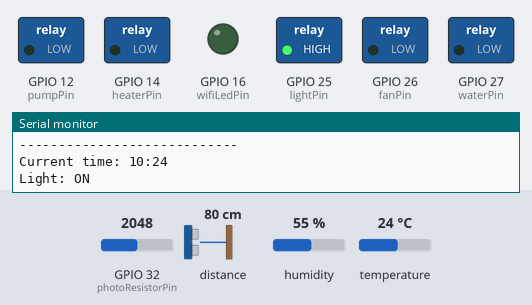
Simulated run of this program. Board: ESP32. Shown: switched loads named in the program (green lamp = pin HIGH), output pins drawn as LEDs (lit = HIGH), the last lines printed to the serial monitor. Wiring (from diagram.json): ultrasonic range finder: trigger GPIO 4; echo GPIO 0. Inputs (shaded band) come from the test bench; at power-on: humidity 55 %, distance to the obstacle 80 cm, GPIO 32 (photoResistorPin) = 2048, temperature 24 °C. The echo pulse lasts 58.3 µs per cm; WiFi joins after 1.5 s; servers stay silent unless stated; the local clock reads 2024-03-15 10:24:30 at power-on unless the program sets it; random numbers use the default seed unless the program sets one; no MQTT or app messages arrive unless stated; pins used as bus, display or sensor lines are not drawn.

Above: at 7.7 s.
7.8 s: humidity set to 42 %
11.9 s: humidity set to 39 %
At 13.3 s:
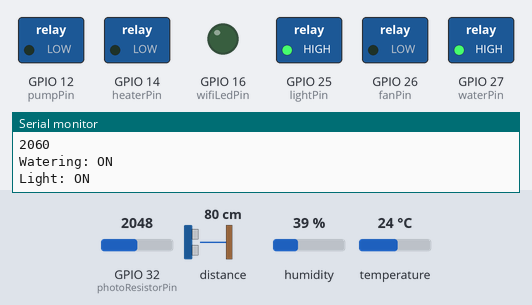
14.2 s: distance to the obstacle set to 134 cm
16.0 s: distance to the obstacle set to 140 cm
At 18.0 s:
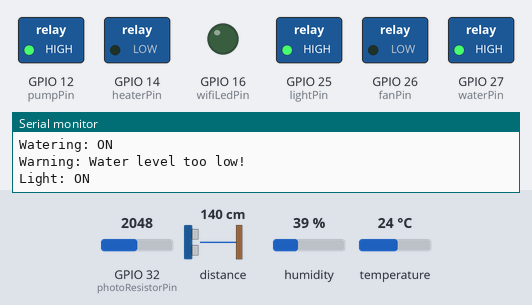
18.4 s: GPIO 32 (photoResistorPin) set to 475
At 21.8 s:
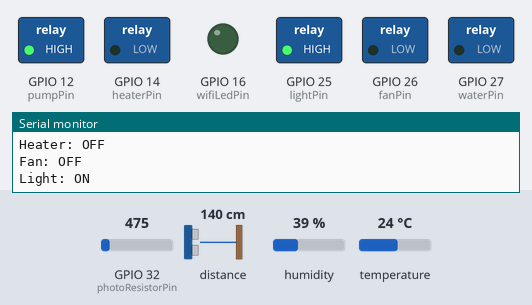
22.5 s: GPIO 32 (photoResistorPin) set to 418
At 24.3 s:
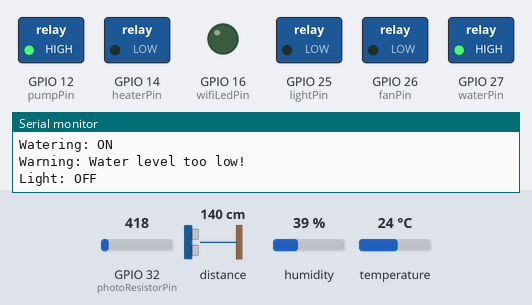
Timing chart, 0 to 43.3 s (numbered marks = the images above; inputs shaded):
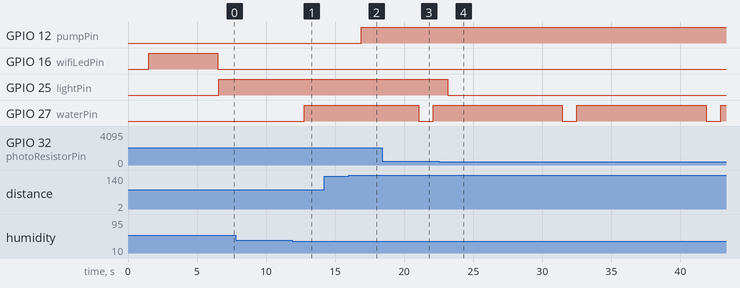

The program:

main.cpp
```cpp
#include <DHTesp.h>
#include <WiFi.h>
#include <PubSubClient.h>
#include <WiFiClientSecure.h>
#include <ArduinoJson.h>
#include <time.h>

// Kết nối WiFi
const char *ssid = "Wokwi-GUEST";
const char *password = "";

// Set server
const char *mqttServer = "66e7cd73955d41119db073a43925b11b.s1.eu.hivemq.cloud";
int port = 8883;
const char *mqttUser = "smart-garden-esp32";
const char *mqttPassword = "Username1";

WiFiClientSecure wifiClient;
PubSubClient mqttClient(wifiClient);

const int wifiLedPin = 16;
void wifiConnect()
{
  WiFi.begin(ssid, password);
  while (WiFi.status() != WL_CONNECTED)
  {
    delay(500);
    Serial.print(".");
  }
  Serial.println(" Connected!");
  digitalWrite(wifiLedPin, HIGH);
  delay(5000);
  digitalWrite(wifiLedPin, LOW);
}

void mqttConnect()
{
  while (!mqttClient.connected())
  {
    Serial.println("Attempting MQTT connection...");
    String clientId = "ESP32Client-" + String(random(0xffff), HEX);
    if (mqttClient.connect(clientId.c_str(), mqttUser, mqttPassword))
    {
      Serial.println("MQTT connected");
      mqttClient.subscribe("smart-garden-web/#");
    }
    else
    {
      Serial.print("MQTT connection failed, rc=");
      Serial.println(mqttClient.state());
      delay(5000);
    }
  }
}

// Cài đặt chân
const int trigPin = 4;
const int echoPin = 0;
const int photoResistorPin = 32;
DHTesp dhtSensor;

const int dhtPin = 17;

const int lightPin = 25;
const int fanPin = 26;
const int waterPin = 27;
const int heaterPin = 14;
const int pumpPin = 12;

// Ngưỡng cài đặt
double minTemp = 20.0;
double maxTemp = 30.0;
double minHumid = 40.0;
double maxHumid = 60.0;
double minWaterLevel = 0.1;
double maxWaterLevel = 0.85;
double minBrightness = 2000.0;
double maxBrightness = 5000.0;

int defaultWateringDuration = 10000; // 10 giây
int defaultHeaterDuration = 10000;   // 10 giây
int defaultFanDuration = 10000;      // 10 giây
int wateringHour = 0;
int wateringMinute = 48;

struct tm timeInfo;

int currentHour = timeInfo.tm_hour;
int currentMinute = timeInfo.tm_min;
double tankHeight = 1.5;

// Biến thời gian
unsigned long lastWateringTime = 0;
unsigned long lastHeaterTime = 0;
unsigned long lastFanTime = 0;

// MQTT Receiver
void callback(char *topic, byte *message, unsigned int length)
{
  Serial.println(length);
  // Chuyển message thành chuỗi
  String strMsg;
  for (int i = 0; i < length; i++)
  {
    strMsg += (char)message[i];
  }

  Serial.print("Topic: ");
  Serial.println(topic);
  Serial.print("Message: ");
  Serial.println(strMsg);

  // Kiểm tra topic
  if (String(topic) == "smart-garden-web/settings")
  {
    // Buffer để parse JSON
    StaticJsonDocument<512> doc;

    // Parse JSON
    DeserializationError error = deserializeJson(doc, strMsg);
    if (error)
    {
      Serial.print("JSON parse failed: ");
      Serial.println(error.c_str());
      return;
    }

    // Gán giá trị từ JSON
    maxTemp = doc["maxT"] == "" ? maxTemp : doc["maxT"].as<double>();
    minTemp = doc["minT"] == "" ? minTemp : doc["minT"].as<double>();
    maxHumid = doc["maxH"] == "" ? maxHumid : doc["maxH"].as<double>();
    minHumid = doc["minH"] == "" ? minHumid : doc["minH"].as<double>();
    maxBrightness = doc["maxB"] == "" ? maxBrightness : doc["maxB"].as<double>();
    minBrightness = doc["minB"] == "" ? minBrightness : doc["minB"].as<double>();
    maxWaterLevel = doc["maxHe"] == "" ? maxWaterLevel : doc["maxHe"].as<double>() / 100;
    minWaterLevel = doc["minHe"] == "" ? minWaterLevel : doc["minHe"].as<double>() / 100;
    defaultWateringDuration = doc["waterDrt"] == "" ? defaultWateringDuration : int(doc["waterDrt"].as<double>() * 60000);
    defaultHeaterDuration = doc["heaterDrt"] == "" ? defaultHeaterDuration : int(doc["heatDrt"].as<double>() * 60000);
    defaultFanDuration = doc["fanDrt"] == "" ? defaultFanDuration : int(doc["fanDrt"].as<double>() * 60000);
    tankHeight = doc["tankH"] == "" ? tankHeight : doc["tankH"].as<double>();
    String waterTime = doc["waterTime"].as<String>();
    if (waterTime != "")
    {
      int separatorIndex = waterTime.indexOf(':');
      wateringHour = waterTime.substring(0, separatorIndex).toInt();
      wateringMinute = waterTime.substring(separatorIndex + 1).toInt();
    }

    // In ra giá trị để kiểm tra
    Serial.println("Updated settings:");
    Serial.print("Max Temp: ");
    Serial.println(maxTemp);
    Serial.print("Min Temp: ");
    Serial.println(minTemp);
    Serial.print("Max Humidity: ");
    Serial.println(maxHumid);
    Serial.print("Min Humidity: ");
    Serial.println(minHumid);
    Serial.print("Max Brightness: ");
    Serial.println(maxBrightness);
    Serial.print("Min Brightness: ");
    Serial.println(minBrightness);
    Serial.print("Max Water Level: ");
    Serial.println(maxWaterLevel);
    Serial.print("Min Water Level: ");
    Serial.println(minWaterLevel);
    Serial.print("Default Watering Duration: ");
    Serial.println(defaultWateringDuration);
    Serial.print("Default Heater Duration: ");
    Serial.println(defaultHeaterDuration);
    Serial.print("Default Fan Duration: ");
    Serial.println(defaultFanDuration);
    Serial.print("Tank Height: ");
    Serial.println(tankHeight);
    Serial.print("Watering Time: ");
    Serial.println(wateringHour);
    Serial.print(":");
    Serial.println(wateringMinute);
  }
}

double getDistance()
{
  digitalWrite(trigPin, LOW);
  delayMicroseconds(2);
  digitalWrite(trigPin, HIGH);
  delayMicroseconds(10);
  digitalWrite(trigPin, LOW);
  long duration = pulseIn(echoPin, HIGH);
  double distanceM = duration * 0.034 / 200.0;
  return distanceM;
}

double getBrightness()
{
  int analogValue = analogRead(photoResistorPin);
  double voltage = analogValue / 4096.0 * 5;
  double resistance = 2000 * voltage / (1 - voltage / 5);
  double lux = pow(50 * 1e3 * pow(10, 0.7) / resistance, (1 / 0.7));
  return lux;
}

void initTime()
{
  configTime(7 * 3600, 0, "time.google.com", "time.windows.com", "pool.ntp.org");
  Serial.println("Waiting for time...");
  while (!time(nullptr))
  {
    delay(1000);
    Serial.print(".");
  }
  Serial.println("\nTime initialized");
}

bool isWateringTime()
{
  struct tm timeInfo;
  if (!getLocalTime(&timeInfo))
  {
    Serial.println("Failed to obtain time");
    return false;
  }

  int currentHour = timeInfo.tm_hour;
  int currentMinute = timeInfo.tm_min;

  Serial.print("Current time: ");
  Serial.print(currentHour);
  Serial.print(":");
  Serial.println(currentMinute);

  return (currentHour == wateringHour && currentMinute == wateringMinute);
}

void setup()
{
  // Cài đặt chân
  pinMode(trigPin, OUTPUT);
  pinMode(echoPin, INPUT);
  pinMode(lightPin, OUTPUT);
  pinMode(fanPin, OUTPUT);
  pinMode(waterPin, OUTPUT);
  pinMode(heaterPin, OUTPUT);
  pinMode(pumpPin, OUTPUT);
  pinMode(wifiLedPin, OUTPUT);
  pinMode(photoResistorPin, INPUT);

  // Cài đặt cảm biến DHT
  dhtSensor.setup(dhtPin, DHTesp::DHT22);

  Serial.begin(115200);
  Serial.println("ESP32 Automation System Starting...");
  Serial.println("Connecting to WiFi...");
  wifiConnect();
  // Cấu hình MQTT Client
  wifiClient.setInsecure();
  mqttClient.setServer(mqttServer, port);
  mqttClient.setCallback(callback);

  // Kết nối MQTT
  mqttConnect();

  // Cài đặt thời gian
  initTime();
}

void loop()
{
  unsigned long currentMillis = millis();

  // Đọc dữ liệu cảm biến
  TempAndHumidity data = dhtSensor.getTempAndHumidity();
  double brightness = getBrightness();
  double waterLevel = tankHeight - getDistance() > 0 ? tankHeight - getDistance() : 0;

  // Hiển thị thông số
  Serial.println("Temperature: " + String(data.temperature) + "°C");
  Serial.println("Humidity: " + String(data.humidity) + "%");
  Serial.println("Brightness: " + String(brightness) + " lux");
  Serial.println("Water Level: " + String(waterLevel) + " m");
  Serial.println("----------------------------");

  // Kiểm tra và bật hệ thống nước
  if (isWateringTime() || data.temperature >= maxTemp || data.humidity <= minHumid)
  {
    Serial.println(currentMillis - lastWateringTime);
    if (currentMillis - lastWateringTime >= defaultWateringDuration)
    {
      Serial.println("Watering: OFF");
      digitalWrite(waterPin, LOW);
      lastWateringTime = currentMillis;
    }
    else
    {
      digitalWrite(waterPin, HIGH);
      Serial.println("Watering: ON");
    }
  }
  else
  {
    if (currentMillis - lastWateringTime >= defaultWateringDuration)
    {
      Serial.println("Watering: OFF");
      digitalWrite(waterPin, LOW);
      lastWateringTime = currentMillis;
    }
  }

  // Kiểm tra và bật máy bơm
  if (waterLevel <= tankHeight * minWaterLevel)
  {
    Serial.println("Warning: Water level too low!");
    digitalWrite(pumpPin, HIGH);
  }
  else if (waterLevel >= tankHeight * maxWaterLevel)
  {
    digitalWrite(pumpPin, LOW);
  }

  // Kiểm tra và bật máy sưởi
  if (data.temperature <= minTemp)
  {
    if (currentMillis - lastHeaterTime >= defaultHeaterDuration)
    {
      Serial.println("Heater: OFF");
      digitalWrite(heaterPin, LOW);
      lastHeaterTime = currentMillis;
    }
    else
    {
      digitalWrite(heaterPin, HIGH);
      Serial.println("Heater: ON");
    }
  }
  else
  {
    if (currentMillis - lastHeaterTime >= defaultHeaterDuration)
    {
      Serial.println("Heater: OFF");
      digitalWrite(heaterPin, LOW);
      lastHeaterTime = currentMillis;
    }
  }

  // Kiểm tra và bật quạt
  if (data.humidity >= maxHumid)
  {
    if (currentMillis - lastFanTime >= defaultFanDuration)
    {
      Serial.println("Fan: OFF");
      digitalWrite(fanPin, LOW);
      lastFanTime = currentMillis;
    }
    else
    {
      digitalWrite(fanPin, HIGH);
      Serial.println("Fan: ON");
    }
  }
  else
  {
    if (currentMillis - lastFanTime >= defaultFanDuration)
    {
      Serial.println("Fan: OFF");
      digitalWrite(fanPin, LOW);
      lastFanTime = currentMillis;
    }
  }

  // Kiểm tra và bật đèn
  // --ON-- 2000 --ON-- 5000 --OFF--
  if (brightness <= minBrightness)
  {
    Serial.println("Light: ON");
    digitalWrite(lightPin, HIGH);
  }
  else if (brightness > minBrightness)
  {
    Serial.println("Light: OFF");
    digitalWrite(lightPin, LOW);
  }

  //***Check connection to MQTT Server***
  if (!mqttClient.connected())
  {
    mqttConnect();
  }
  mqttClient.loop();

  //***Publish data to MQTT Server***
  StaticJsonDocument<512> jsonDoc;
  jsonDoc["temperature"] = String(data.temperature, 1).toDouble();
  jsonDoc["humidity"] = String(data.humidity, 1).toDouble();
  jsonDoc["brightness"] = String(brightness, 1).toDouble();
  jsonDoc["waterLevel"] = String(waterLevel, 1).toDouble();

  char jsonBuffer[512];
  serializeJson(jsonDoc, jsonBuffer);
  mqttClient.publish("smart-garden/data", jsonBuffer);
  delay(1000);
}
```

Measured:
- the behaviour switches between 41 and 40 % on humidity (found by bisection; images 0 and 1)
- the behaviour switches between 136 and 137 cm on distance to the obstacle (found by bisection; images 1 and 2)
- the behaviour switches between 448 and 447 on GPIO 32 (photoResistorPin) (found by bisection; images 3 and 4)
- after the input at 11.9 s, GPIO 27 (waterPin): LOW → HIGH after 0.86 s
- after the input at 16.0 s, GPIO 12 (pumpPin): LOW → HIGH after 0.90 s
- after the input at 22.5 s, GPIO 25 (lightPin): HIGH → LOW after 0.64 s
